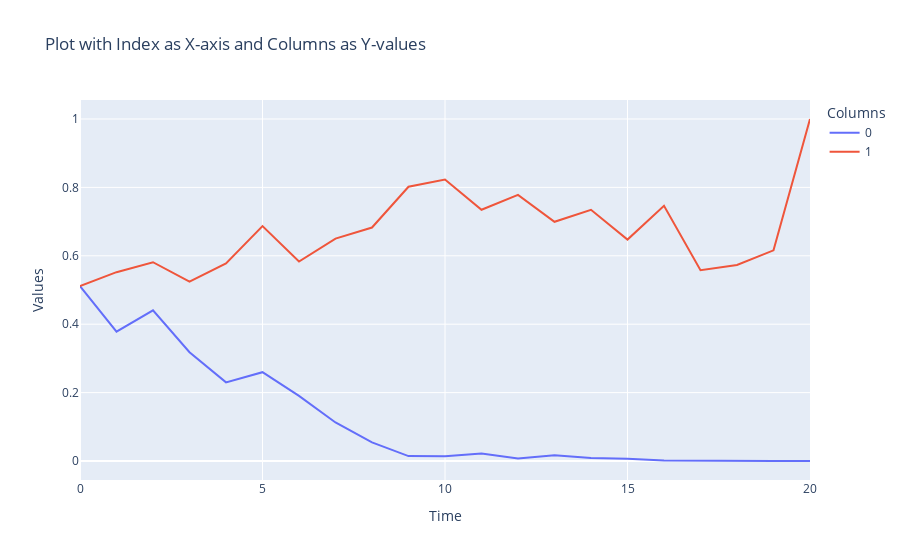

The notebook cell saved with this chart:
### Code cell
fig = go.Figure()

# Add traces for each column
for column in deltas.columns:
    fig.add_trace(go.Scatter(x=deltas.index, y=deltas[column], mode='lines', name=column))

# Update layout
fig.update_layout(
    title='Plot with Index as X-axis and Columns as Y-values',
    xaxis_title='Time',
    yaxis_title='Values',
    template='plotly',
    legend=dict(title='Columns'),
)

# Show the plot
fig.show()

### Figure 1 — Plotly figure (JSON) as saved in the notebook; plotly's stock layout.template omitted (floating-point values rounded to 4 significant figures)
{"data": [{"mode": "lines", "name": "0", "type": "scatter", "x": [0, 1, 2, 3, 4, 5, 6, 7, 8, 9, 10, 11, 12, 13, 14, 15, 16, 17, 18, 19, 20], "y": [0.5113, 0.378, 0.4406, 0.318, 0.2298, 0.2597, 0.1906, 0.1127, 0.05423, 0.01436, 0.0139, 0.02176, 0.006989, 0.01655, 0.00866, 0.006736, 0.001663, 0.001866, 0.0007396, 8.437e-05, 0]}, {"mode": "lines", "name": "1", "type": "scatter", "x": [0, 1, 2, 3, 4, 5, 6, 7, 8, 9, 10, 11, 12, 13, 14, 15, 16, 17, 18, 19, 20], "y": [0.5113, 0.5521, 0.5813, 0.5242, 0.5777, 0.6867, 0.5833, 0.6504, 0.6827, 0.8019, 0.823, 0.7346, 0.7781, 0.6994, 0.7346, 0.6474, 0.7462, 0.5577, 0.5734, 0.616, 1]}], "layout": {"legend": {"title": {"text": "Columns"}}, "title": {"text": "Plot with Index as X-axis and Columns as Y-values"}, "xaxis": {"title": {"text": "Time"}}, "yaxis": {"title": {"text": "Values"}}}}
